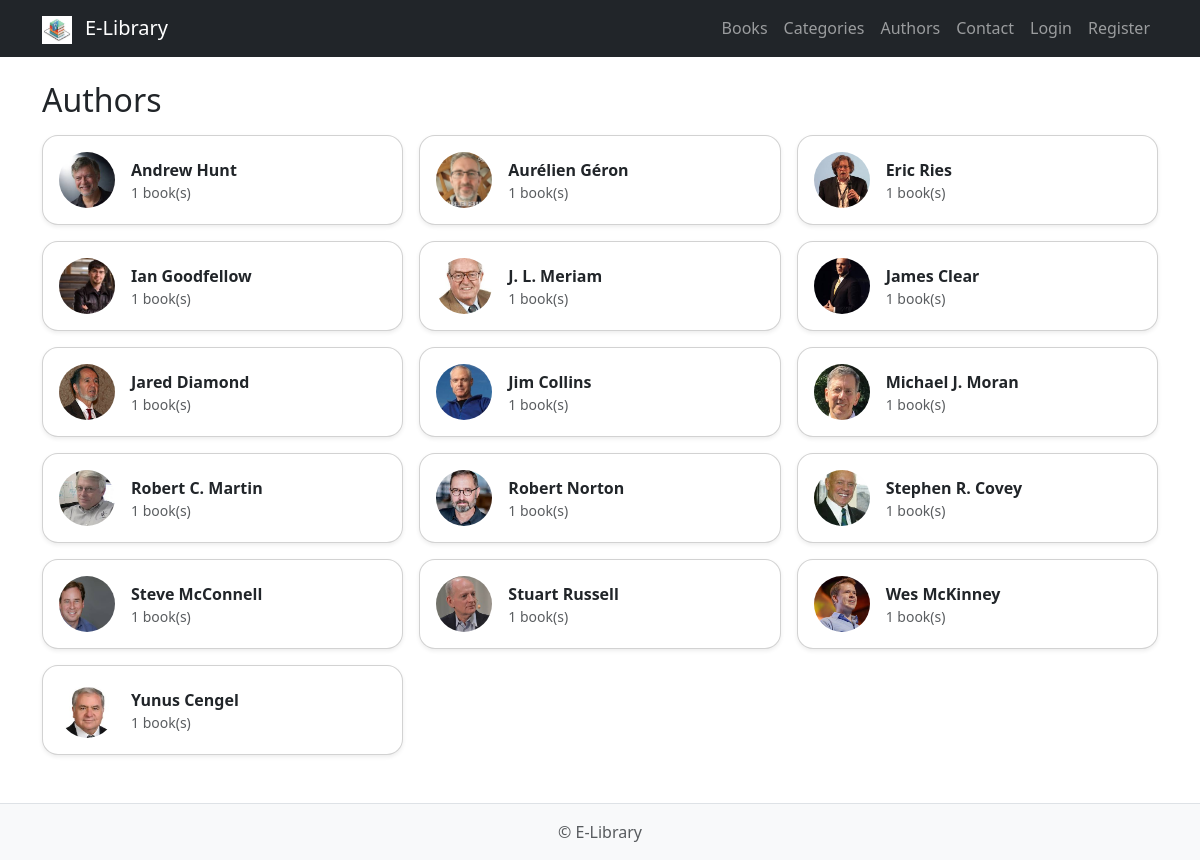
Screenshot of /authors/ with the database file from the repository.
### library/models.py (models this page shows, shortened)
class Author(models.Model):
    name = models.CharField(max_length=150)
    photo = models.ImageField(upload_to='authors/', blank=True, null=True)
    bio = models.TextField(blank=True, null=True)

### library/views.py (the view)
# urls.py: path('authors/', views.authors_page, name='authors'),
def authors_page(request):
    authors = Author.objects.annotate(book_count=Count('books')).order_by('name')
    return render(request, 'library/authors.html', {'authors': authors})

### templates/library/authors.html (shortened to what this page needs)
{% extends "base.html" %}
{% load static %}
{% block content %}
<h2 class="mb-3">Authors</h2>
<div class="row g-3">
  {% for a in authors %}
    <div class="col-md-4">
      <a class="card rounded-4 shadow-sm text-decoration-none text-dark h-100"
         href="{% url 'author_detail' a.id %}">
        <div class="card-body d-flex gap-3 align-items-center">
          <img class="author-thumb"
               src="{% static 'images/authors/' %}{{ a.id }}.jpg"
               alt="{{ a.name }}"
               onerror="this.onerror=null; this.style.display='none'; this.nextElementSibling.style.display='flex';">
          <div>
            <div class="fw-semibold">{{ a.name }}</div>
            <div class="text-muted small">{{ a.book_count }} book(s)</div>
          </div>
        </div>
      </a>
    </div>
  {% empty %}
    <p class="text-muted">No authors.</p>
  {% endfor %}
</div>
{% endblock %}

### static/css/style.css (style rules this page uses)
.author-thumb, .profile-pic { width: 56px; height: 56px; border-radius: 999px; object-fit: cover; flex: 0 0 auto; }

### rows the page displays
Author: shows a picture, name "Andrew Hunt", book_count "1"
Author: shows a picture, name "Aurélien Géron", book_count "1"
Author: shows a picture, name "Eric Ries", book_count "1"
Author: shows a picture, name "Ian Goodfellow", book_count "1"
Author: shows a picture, name "J. L. Meriam", book_count "1"
Author: shows a picture, name "James Clear", book_count "1"
Author: shows a picture, name "Jared Diamond", book_count "1"
Author: shows a picture, name "Jim Collins", book_count "1"
Author: shows a picture, name "Michael J. Moran", book_count "1"
Author: shows a picture, name "Robert C. Martin", book_count "1"
Author: shows a picture, name "Robert Norton", book_count "1"
Author: shows a picture, name "Stephen R. Covey", book_count "1"
Author: shows a picture, name "Steve McConnell", book_count "1"
Author: shows a picture, name "Stuart Russell", book_count "1"
Author: shows a picture, name "Wes McKinney", book_count "1"
Author: shows a picture, name "Yunus Cengel", book_count "1"
